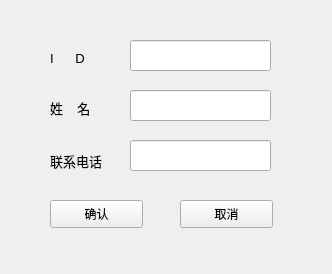
<?xml version="1.0" encoding="UTF-8"?>
<ui version="4.0">
 <class>Passage</class>
 <widget class="QWidget" name="Passage">
  <property name="geometry">
   <rect>
    <x>0</x>
    <y>0</y>
    <width>332</width>
    <height>274</height>
   </rect>
  </property>
  <property name="windowTitle">
   <string>Form</string>
  </property>
  <widget class="QLabel" name="label">
   <property name="geometry">
    <rect>
     <x>50</x>
     <y>100</y>
     <width>71</width>
     <height>16</height>
    </rect>
   </property>
   <property name="font">
    <font>
     <pointsize>10</pointsize>
    </font>
   </property>
   <property name="text">
    <string>姓    名</string>
   </property>
  </widget>
  <widget class="QLabel" name="label_2">
   <property name="geometry">
    <rect>
     <x>50</x>
     <y>50</y>
     <width>71</width>
     <height>16</height>
    </rect>
   </property>
   <property name="font">
    <font>
     <pointsize>10</pointsize>
    </font>
   </property>
   <property name="text">
    <string>I      D</string>
   </property>
  </widget>
  <widget class="QLabel" name="label_3">
   <property name="geometry">
    <rect>
     <x>50</x>
     <y>150</y>
     <width>72</width>
     <height>21</height>
    </rect>
   </property>
   <property name="font">
    <font>
     <pointsize>10</pointsize>
    </font>
   </property>
   <property name="text">
    <string>联系电话</string>
   </property>
  </widget>
  <widget class="QLineEdit" name="lineEdit">
   <property name="geometry">
    <rect>
     <x>130</x>
     <y>40</y>
     <width>141</width>
     <height>31</height>
    </rect>
   </property>
  </widget>
  <widget class="QLineEdit" name="lineEdit_2">
   <property name="geometry">
    <rect>
     <x>130</x>
     <y>90</y>
     <width>141</width>
     <height>31</height>
    </rect>
   </property>
  </widget>
  <widget class="QLineEdit" name="lineEdit_3">
   <property name="geometry">
    <rect>
     <x>130</x>
     <y>140</y>
     <width>141</width>
     <height>31</height>
    </rect>
   </property>
  </widget>
  <widget class="QPushButton" name="pushButton">
   <property name="geometry">
    <rect>
     <x>50</x>
     <y>200</y>
     <width>93</width>
     <height>28</height>
    </rect>
   </property>
   <property name="text">
    <string>确认</string>
   </property>
  </widget>
  <widget class="QPushButton" name="pushButton_2">
   <property name="geometry">
    <rect>
     <x>180</x>
     <y>200</y>
     <width>93</width>
     <height>28</height>
    </rect>
   </property>
   <property name="text">
    <string>取消</string>
   </property>
  </widget>
 </widget>
 <resources/>
 <connections/>
</ui>
